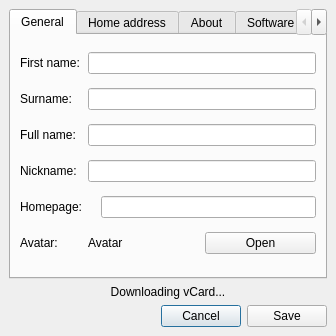
<ui version="4.0" >
 <class>VCardEdit</class>
 <widget class="QDialog" name="VCardEdit" >
  <property name="geometry" >
   <rect>
    <x>0</x>
    <y>0</y>
    <width>336</width>
    <height>336</height>
   </rect>
  </property>
  <property name="windowTitle" >
   <string/>
  </property>
  <layout class="QGridLayout" >
   <property name="leftMargin" >
    <number>9</number>
   </property>
   <property name="topMargin" >
    <number>9</number>
   </property>
   <property name="rightMargin" >
    <number>9</number>
   </property>
   <property name="bottomMargin" >
    <number>9</number>
   </property>
   <property name="horizontalSpacing" >
    <number>6</number>
   </property>
   <property name="verticalSpacing" >
    <number>6</number>
   </property>
   <item row="2" column="0" >
    <spacer>
     <property name="orientation" >
      <enum>Qt::Horizontal</enum>
     </property>
     <property name="sizeHint" >
      <size>
       <width>71</width>
       <height>20</height>
      </size>
     </property>
    </spacer>
   </item>
   <item row="2" column="1" >
    <widget class="QPushButton" name="pushButton_2" >
     <property name="text" >
      <string>Cancel</string>
     </property>
    </widget>
   </item>
   <item row="2" column="2" >
    <widget class="QPushButton" name="pushButton" >
     <property name="text" >
      <string>Save</string>
     </property>
    </widget>
   </item>
   <item row="0" column="0" colspan="3" >
    <widget class="QTabWidget" name="tabWidget" >
     <property name="currentIndex" >
      <number>0</number>
     </property>
     <widget class="QWidget" name="tab" >
      <attribute name="title" >
       <string>General</string>
      </attribute>
      <layout class="QGridLayout" >
       <item row="0" column="0" >
        <widget class="QLabel" name="label" >
         <property name="text" >
          <string>First name:</string>
         </property>
        </widget>
       </item>
       <item row="0" column="1" >
        <widget class="QLineEdit" name="name" />
       </item>
       <item row="1" column="0" >
        <widget class="QLabel" name="label_2" >
         <property name="text" >
          <string>Surname:</string>
         </property>
        </widget>
       </item>
       <item row="1" column="1" >
        <widget class="QLineEdit" name="surname" />
       </item>
       <item row="2" column="0" >
        <widget class="QLabel" name="label_5" >
         <property name="text" >
          <string>Full name:</string>
         </property>
        </widget>
       </item>
       <item row="2" column="1" >
        <widget class="QLineEdit" name="fullname" />
       </item>
       <item row="3" column="0" >
        <widget class="QLabel" name="label_4" >
         <property name="text" >
          <string>Nickname:</string>
         </property>
        </widget>
       </item>
       <item row="3" column="1" >
        <widget class="QLineEdit" name="nickname" />
       </item>
       <item row="5" column="0" >
        <widget class="QLabel" name="label_3" >
         <property name="text" >
          <string>Avatar:</string>
         </property>
        </widget>
       </item>
       <item row="5" column="1" >
        <layout class="QHBoxLayout" >
         <item>
          <widget class="QLabel" name="avatar" >
           <property name="text" >
            <string>Avatar</string>
           </property>
          </widget>
         </item>
         <item>
          <widget class="QPushButton" name="setAvatar" >
           <property name="text" >
            <string>Open</string>
           </property>
          </widget>
         </item>
        </layout>
       </item>
       <item row="4" column="0" >
        <widget class="QLabel" name="label_10" >
         <property name="text" >
          <string>Homepage:</string>
         </property>
        </widget>
       </item>
       <item row="4" column="1" >
        <layout class="QHBoxLayout" >
         <item>
          <widget class="QLabel" name="homepage_label" >
           <property name="text" >
            <string/>
           </property>
          </widget>
         </item>
         <item>
          <widget class="QLineEdit" name="homepage_edit" />
         </item>
        </layout>
       </item>
      </layout>
     </widget>
     <widget class="QWidget" name="tab_2" >
      <attribute name="title" >
       <string>Home address</string>
      </attribute>
      <layout class="QGridLayout" >
       <property name="leftMargin" >
        <number>9</number>
       </property>
       <property name="topMargin" >
        <number>9</number>
       </property>
       <property name="rightMargin" >
        <number>9</number>
       </property>
       <property name="bottomMargin" >
        <number>9</number>
       </property>
       <property name="horizontalSpacing" >
        <number>6</number>
       </property>
       <property name="verticalSpacing" >
        <number>6</number>
       </property>
       <item row="5" column="1" >
        <spacer>
         <property name="orientation" >
          <enum>Qt::Vertical</enum>
         </property>
         <property name="sizeHint" >
          <size>
           <width>20</width>
           <height>61</height>
          </size>
         </property>
        </spacer>
       </item>
       <item row="4" column="0" >
        <widget class="QLabel" name="label_9" >
         <property name="text" >
          <string>Post code:</string>
         </property>
        </widget>
       </item>
       <item row="3" column="0" >
        <widget class="QLabel" name="label_8" >
         <property name="text" >
          <string>Country:</string>
         </property>
        </widget>
       </item>
       <item row="4" column="1" >
        <widget class="QLineEdit" name="homepcode" />
       </item>
       <item row="3" column="1" >
        <widget class="QLineEdit" name="homecountry" />
       </item>
       <item row="2" column="1" >
        <widget class="QLineEdit" name="homelocality" />
       </item>
       <item row="2" column="0" >
        <widget class="QLabel" name="label_7" >
         <property name="text" >
          <string>Locality:</string>
         </property>
        </widget>
       </item>
       <item row="0" column="1" >
        <widget class="QLineEdit" name="homestreet" />
       </item>
       <item row="1" column="1" >
        <widget class="QLineEdit" name="homeextadd" />
       </item>
       <item row="0" column="0" >
        <widget class="QLabel" name="label_6" >
         <property name="text" >
          <string>Street:</string>
         </property>
        </widget>
       </item>
      </layout>
     </widget>
     <widget class="QWidget" name="tab_4" >
      <attribute name="title" >
       <string>About</string>
      </attribute>
      <layout class="QGridLayout" >
       <item row="0" column="0" >
        <widget class="QTextEdit" name="about" />
       </item>
      </layout>
     </widget>
     <widget class="QWidget" name="tab_3" >
      <attribute name="title" >
       <string>Software info</string>
      </attribute>
      <layout class="QGridLayout" >
       <item row="0" column="0" >
        <widget class="QLabel" name="ver_label_name" >
         <property name="text" >
          <string>Name:</string>
         </property>
        </widget>
       </item>
       <item row="0" column="1" >
        <widget class="QLineEdit" name="ver_name" >
         <property name="readOnly" >
          <bool>true</bool>
         </property>
        </widget>
       </item>
       <item row="1" column="0" >
        <widget class="QLabel" name="ver_label_version" >
         <property name="text" >
          <string>Version:</string>
         </property>
        </widget>
       </item>
       <item row="1" column="1" >
        <widget class="QLineEdit" name="ver_version" >
         <property name="readOnly" >
          <bool>true</bool>
         </property>
        </widget>
       </item>
       <item row="2" column="0" >
        <widget class="QLabel" name="ver_label_os" >
         <property name="text" >
          <string>Operating system:</string>
         </property>
        </widget>
       </item>
       <item row="2" column="1" >
        <widget class="QLineEdit" name="ver_os" >
         <property name="readOnly" >
          <bool>true</bool>
         </property>
        </widget>
       </item>
       <item row="3" column="1" >
        <spacer>
         <property name="orientation" >
          <enum>Qt::Vertical</enum>
         </property>
         <property name="sizeHint" >
          <size>
           <width>20</width>
           <height>40</height>
          </size>
         </property>
        </spacer>
       </item>
      </layout>
     </widget>
    </widget>
   </item>
   <item row="1" column="0" colspan="3" >
    <widget class="QLabel" name="download" >
     <property name="text" >
      <string>Downloading vCard...</string>
     </property>
     <property name="alignment" >
      <set>Qt::AlignCenter</set>
     </property>
    </widget>
   </item>
  </layout>
 </widget>
 <tabstops>
  <tabstop>tabWidget</tabstop>
  <tabstop>name</tabstop>
  <tabstop>surname</tabstop>
  <tabstop>fullname</tabstop>
  <tabstop>nickname</tabstop>
  <tabstop>setAvatar</tabstop>
  <tabstop>homestreet</tabstop>
  <tabstop>homeextadd</tabstop>
  <tabstop>homelocality</tabstop>
  <tabstop>homecountry</tabstop>
  <tabstop>homepcode</tabstop>
  <tabstop>pushButton_2</tabstop>
  <tabstop>pushButton</tabstop>
 </tabstops>
 <resources/>
 <connections>
  <connection>
   <sender>pushButton</sender>
   <signal>clicked()</signal>
   <receiver>VCardEdit</receiver>
   <slot>accept()</slot>
   <hints>
    <hint type="sourcelabel" >
     <x>203</x>
     <y>143</y>
    </hint>
    <hint type="destinationlabel" >
     <x>196</x>
     <y>99</y>
    </hint>
   </hints>
  </connection>
  <connection>
   <sender>pushButton_2</sender>
   <signal>clicked()</signal>
   <receiver>VCardEdit</receiver>
   <slot>reject()</slot>
   <hints>
    <hint type="sourcelabel" >
     <x>136</x>
     <y>147</y>
    </hint>
    <hint type="destinationlabel" >
     <x>32</x>
     <y>134</y>
    </hint>
   </hints>
  </connection>
 </connections>
</ui>
